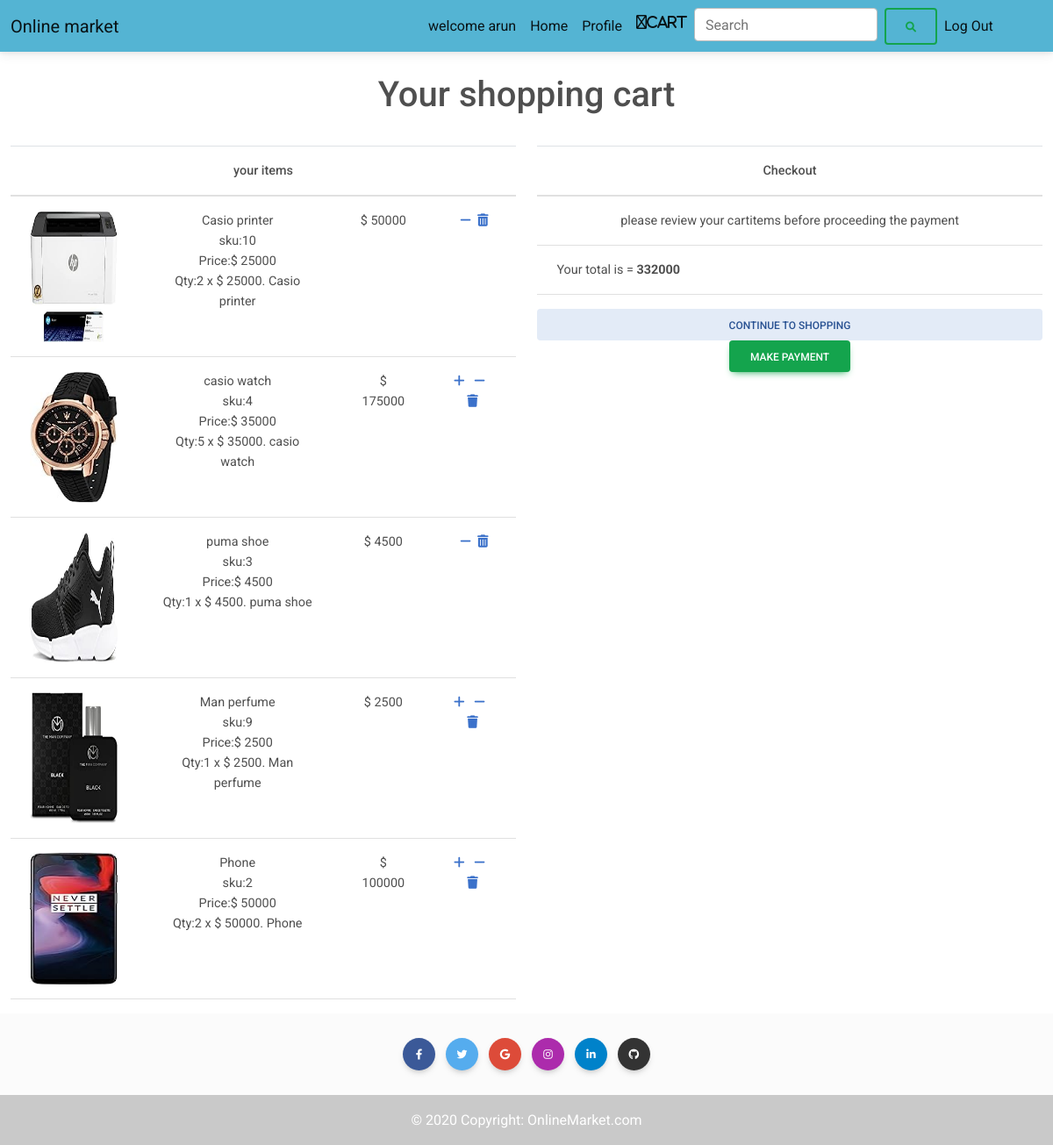
The app's page /cart/ (signed in) with its own data.
### cart/models.py (models this page shows)
class CartItem(models.Model):
    product=models.ForeignKey(product,on_delete=models.CASCADE)
    user=models.ForeignKey(User,on_delete=models.CASCADE)
    quantity=models.IntegerField(blank=True,null=True)
    active=models.BooleanField(default=True)
    class Meta:
        db_table='CartItem'
    def sub_total(self):
        return self.product.price * self.quantity
    def __str__(self):
        return '{}'.format(self.product)

### productsapp/models.py (models this page shows)
class product(models.Model):
    category=models.ForeignKey(category,on_delete=models.CASCADE,blank=True,null=True)
    Brand=models.ForeignKey(Brand,on_delete=models.CASCADE,blank=True,null=True)
    image=models.ImageField(upload_to='image/',null=True,blank=True)
    name=models.CharField(max_length=25)
    description=models.CharField(max_length=255,unique=True)
    price=models.IntegerField(blank=True,null=True)
    stock=models.IntegerField(blank=True,null=True)
    def __str__(self):
        return self.name

### cart/views.py (the view)
# urls.py: path('',views.cart_detail,name="cart_detail"),
def cart_detail(request,total=0,counter=0,cart_items=None):
    if 'username'in request.session:
        try:
            user=request.user
            cart_items=CartItem.objects.filter(user=user)
            for cart_item in cart_items:
                total +=(cart_item.product.price * cart_item.quantity)
                counter +=cart_item.quantity
        except CartItem.DoesNotExist:
            pass
        return render(request,'cartnew.html',dict(cart_items=cart_items,total=total,counter=counter))
    else:
       return redirect(login_user)

### productsapp/templates/cartnew.html (shortened to what this page needs)
{% extends 'base.html' %}
{% load  static  %}
 {% block body %}
{% if not cart_items %}
<div>
    <div class="text-center">
        <br>
        <h1 class="text-center my_title">Your shopping cart is empty </h1>
        <br>
        <p class="text-center">Please select Product <a href="{% url 'index' %}">Here</a>to continue shopping.
        </p>
    </div>
</div>
{% else %}
<div>
    <div class="text-center">
        <br>
        <h1 class="text-center my_title">Your shopping cart</h1>
        <br>
         </div>
<div class="row mx-auto">
    <div class="col-12 col-sm-12 col-md-12 col-lg-6 text-center">
        <table class="table my_custom_table">
            <thead class="my_custom_thead">
                <tr>
                   <th colspan="5">
                    your items
                   </th>
                </tr>
              </thead>
              <tbody>
            {% for cart_item in cart_items %}
            <tr>
                <td>
               <a href="cart_item.product.get_absolute_url"><img src="{{ cart_item.product.image.url}}" width='100px' height='150px'  alt="" class="float-left rounded custom_image"></a>
                </td>
                <td class="text-lef">
                    {{ cart_item.product.name  }}
                    <br>
                    sku:{{ cart_item.product.id}}
                    <br>
                    Price:$ {{ cart_item.product.price }}
                    <br>
                    Qty:{{ cart_item.quantity }} x $ {{ cart_item.product.price }}. {{ cart_item }}
                 </td>
                 <td>
                        $ {{ cart_item.sub_total }}
                 </td>
                 {% if cart_item.quantity < cart_item.product.stock %}
                 <td>
                      <a href="{% url 'cart:add_cart' cart_item.product.id %}" class="custom_a"><i class="fa-solid fa-plus"></i></a>&nbsp;
                      &nbsp;<a href="{% url 'cart:cart_remove' cart_item.product.id %}" class="custom_a"><i class="fa-solid fa-minus"></i></a>
                      &nbsp;<a href="{% url 'cart:full_remove' cart_item.product.id %}" class="custom_icon"><i class="fa-sharp fa-solid fa-trash"></i></a>
                 </td>
                 {% else %}
                 <td>
                    &nbsp;<a href="{% url 'cart:cart_remove' cart_item.product.id %}" class="custom_a"><i class="fa fa-minus custom_icon"></i></a>
                    &nbsp;<a href="{% url 'cart:full_remove' cart_item.product.id %}" class="custom_icon"><i class="fa fa-trash-o custom_icon"></i></i></a>
               </td>
               {% endif %}
            </tr>
            {% endfor %}
            </tbody>
        </table>
    </div>
<div class="col-12 col-sm-12 col-md-12 col-lg-6 text-center">
    <table class="table my_custom_table">
        <thead class="my_custom_thead">
            <tr>
                <th>Checkout</th>
            </tr>
        </div>
<tbody>
    <tr>
        <td>please review your cartitems before proceeding the payment</td>
    </tr>
    <tr>
        <td class="text-left">Your total is = <strong>{{ total }}</strong> </td>
    </tr>
    </tbody>
<div class="mx-auto">
    <a href="{% url 'index' %}" class="btn btn-secondary btn-block my_custom_button">Continue to shopping</a>
</div>
<div class="mx-auto">
    <a href="#"<button type="button" class="btn btn-success my_button">Make Payment</button></a>
</div>
</div>
</div>
</div>
{% endif %}
{% endblock %}

### productsapp/templates/base.html (shortened to what this page needs)
<!DOCTYPE html>
<html lang="en">
{% load static %}
<head>
    <link href="https://cdn.jsdelivr.net/npm/bootstrap@5.1.3/dist/css/bootstrap.min.css" rel="stylesheet">
    <link rel="stylesheet" href="https://cdnjs.cloudflare.com/ajax/libs/font-awesome/4.7.0/css/font-awesome.min.css">
    <link href="{% static 'css/bootstrap.min.css' %}" rel="stylesheet" >
    <link rel="stylesheet" href="https://cdnjs.cloudflare.com/ajax/libs/font-awesome/6.3.0/css/all.min.css" />
        <link href="https://cdn.jsdelivr.net/npm/bootstrap@5.0.2/dist/css/bootstrap.min.css" rel="stylesheet">
        <link rel="stylesheet" href="https://cdn.jsdelivr.net/npm/bootstrap@4.6.2/dist/css/bootstrap.min.css">
<link
href="https://cdnjs.cloudflare.com/ajax/libs/font-awesome/6.0.0/css/all.min.css"
rel="stylesheet"
/>
<link
href="https://cdnjs.cloudflare.com/ajax/libs/mdb-ui-kit/6.4.0/mdb.min.css"
rel="stylesheet"
/>
</head>
      <nav class="navbar navbar-expand-lg navbar-light bg-info">
        <div class="container-fluid">
          <a class="navbar-brand" href="#">
            Online market
          </a>
          {% if user.is_authenticated %}
          <div class="collapse navbar-collapse" id="navbarSupportedContent">
            <ul class="navbar-nav me-auto mb-2 mb-lg-0  " style="left: 40%;position: absolute;">
              <li class="nav-item">
                <a class="nav-link active" aria-current="page" href="#">welcome {{ user.username }}</a>
              </li>
              <li class="nav-item">
                <a class="nav-link active" aria-current="page" href="{% url 'index' %}">Home</a>
              </li>
              <li class="nav-item">
                <a class="nav-link active" aria-current="page" href="{% url 'profile' user.id  %}">Profile</a>
              </li>
              <li class="nav-item">
                <a class="nav-link active fa fa-shopping-cart" aria-current="page" href="{% url 'cart:cart_detail'  %}">Cart</a>
              </li>
              <form class="d-flex" role="search" action="{% url 'search_app:SearchResult' %}",method="get">
                <input class="form-control me-2" type="search" placeholder="Search" name="q" aria-label="Search">
                <button class="btn btn-outline-success" type="submit"><i class="fa-solid fa-magnifying-glass"></i></button>
              </form>
              <li class="nav-item">
                <a class="nav-link active" aria-current="page" href="{% url 'log_out' %}">Log Out</a>
              </li>
            </ul>
          </div>
          {% endif %}
        </div>
      </nav>
      <body  style="background-color: url('https://wallpaperboat.com/wp-content/uploads/2020/12/02/62556/light-color-12.jpg')">
      <div style="min-height:80vh;">
        {% block body %}
        {% endblock %}
        <footer class="bg-light text-center text-white ">
          <div class="container p-4 pb-0">
            <section class="mb-4">
              <a
                class="btn text-white btn-floating m-1"
                style="background-color: #3b5998;"
                href="#!"
                role="button"
                ><i class="fab fa-facebook-f"></i
              ></a>
              <a
                class="btn text-white btn-floating m-1"
                style="background-color: #55acee;"
                href="#!"
                role="button"
                ><i class="fab fa-twitter"></i
              ></a>
              <a
                class="btn text-white btn-floating m-1"
                style="background-color: #dd4b39;"
                href="#!"
                role="button"
                ><i class="fab fa-google"></i
              ></a>
              <a
                class="btn text-white btn-floating m-1"
                style="background-color: #ac2bac;"
                href="#!"
                role="button"
                ><i class="fab fa-instagram"></i
              ></a>
              <a
                class="btn text-white btn-floating m-1"
                style="background-color: #0082ca;"
                href="#!"
                role="button"
                ><i class="fab fa-linkedin-in"></i
              ></a>
              <a
                class="btn text-white btn-floating m-1"
                style="background-color: #333333;"
                href="#!"
                role="button"
                ><i class="fab fa-github"></i
              ></a>
            </section>
          </div>
          <div class="text-center p-3" style="background-color: rgba(0, 0, 0, 0.2);">
            © 2020 Copyright:
            <a class="text-white" href="#">OnlineMarket.com</a>
          </div>
        </footer>
    </body>
</html>

### records on screen
CartItem: product.image (picture), product.name "Casio printer", product.id "10", product.price "25000", quantity "2", sub_total "50000"
CartItem: product.image (picture), product.name "casio watch", product.id "4", product.price "35000", quantity "5", sub_total "175000"
CartItem: product.image (picture), product.name "puma shoe", product.id "3", product.price "4500", quantity "1", sub_total "4500"
CartItem: product.image (picture), product.name "Man perfume", product.id "9", product.price "2500", quantity "1", sub_total "2500"
CartItem: product.image (picture), product.name "Phone", product.id "2", product.price "50000", quantity "2", sub_total "100000"

### other values on screen
{{ user.username }} "arun"
{{ total }} "332000"
